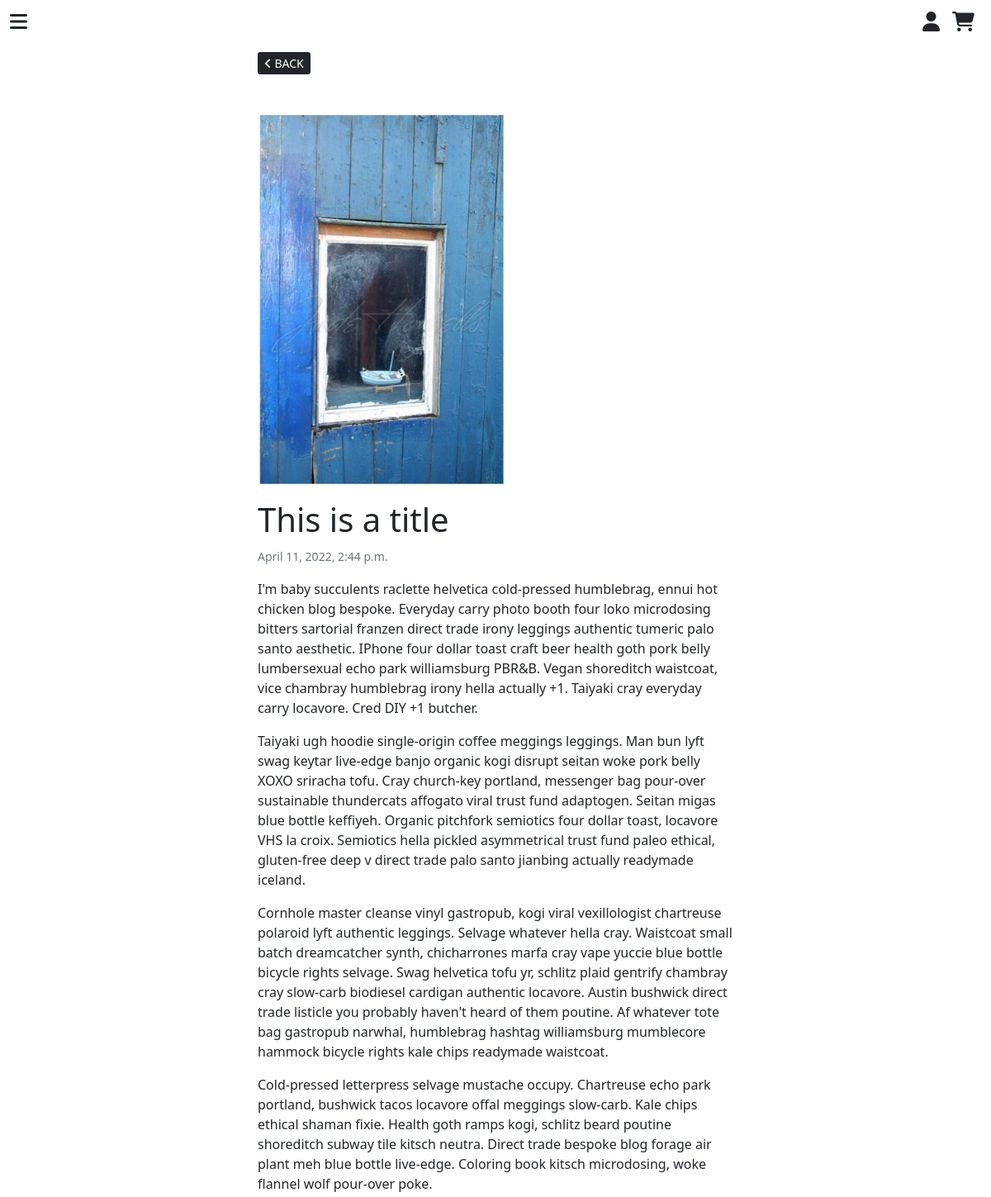
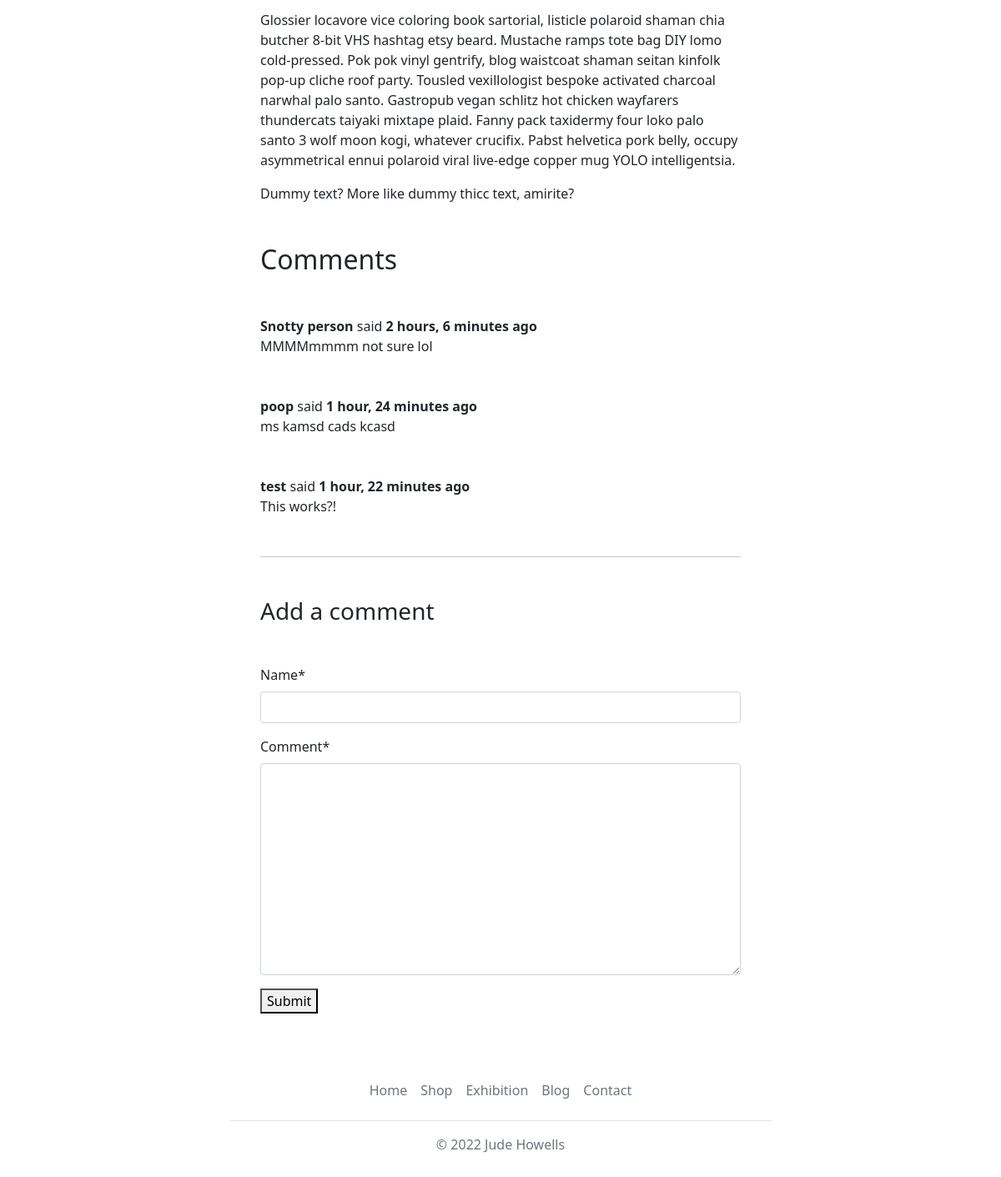
Page /blog/blog/1 on the committed database (2 pictures, top to bottom).
### blog/models.py (models this page shows, shortened)
class Post(models.Model):
    image = models.ImageField(null=True, blank=True)
    title = models.CharField(max_length=200)
    author = models.ForeignKey(
        'auth.User',
        on_delete=models.CASCADE,
    )
    created_on = models.DateTimeField(null=True, blank=True, auto_now_add=True)
    body = models.TextField()

class Comment(models.Model):
    post = models.ForeignKey(Post, on_delete=models.CASCADE)
    name = models.CharField(max_length=100)
    comment = models.TextField(max_length=400)
    created_on = models.DateTimeField(auto_now_add=True)
    class Meta:
        ordering = ['created_on']

### blog/views.py (the view, shortened to what this page needs)
# urls.py: path('blog/<int:pk>', PostDetailView.as_view(), name='post_detail')
class PostDetailView(DetailView):
    model = Post
    template_name = 'blog/post_detail.html'
    context_object_name = 'post'
    def get(self, request, *args, **kwargs):
        view = PostDisplay.as_view()
        return view(request, *args, **kwargs)
    def post(self, request, *args, **kwargs):
        view = PostComment.as_view()
        return view(request, *args, **kwargs)

### blog/forms.py (shortened to what this page needs)
class CommentForm(ModelForm):
    class Meta:
        model = Comment
        fields = ['name', 'comment']
    def __init__(self, *args, **kwargs):
        self.request = kwargs.pop('request', None)
        super(CommentForm, self).__init__(*args, **kwargs)

### blog/views.py (called while the page is built)
    def get_context_data(self, **kwargs):
        context = super().get_context_data(**kwargs)
        context['form'] = CommentForm()
        return context

### cart/contexts.py (called while the page is built, shortened)
def cart_contents(request):
    cart_items = []
    total = 0
    product_count = 0
    cart = request.session.get('cart', {})
    if total < settings.FREE_DELIVERY_THRESHOLD:
        delivery = total * Decimal(settings.STANDARD_DELIVERY_PERCENTAGE/100)
        free_delivery_delta = settings.FREE_DELIVERY_THRESHOLD - total
    else:
        delivery = 0
        free_delivery_delta = 0
    grand_total = delivery + total
    context = {
        'cart_items': cart_items,
        'total': total,
        'product_count': product_count,
        'delivery': delivery,
        'free_delivery_delta': free_delivery_delta,
        'free_delivery_threshold': settings.FREE_DELIVERY_THRESHOLD,
        'grand_total': grand_total,
    }
    return context

### blog/templates/blog/post_detail.html (shortened to what this page needs)
{% extends "base.html" %}
{% block content %}
<div class="container-fluid mt-5">
  <div class="row justify-content-center">
    <div class="col-md-6">
      <div class="mt-3">
        <a href="{% url 'blog' %}" class="btn-sm btn-dark text-decoration-none">
          <span class="icon mr-2">
              <i class="fas fa-angle-left"></i>
          </span>
          <span class="text-uppercase">Back</span>
        </a>
      </div>
      <img src="{{ post.image.url }}" width="300px">
      <h1>{{ post.title }}</h1>
      <div class="mb-1 text-muted"><small>{{ post.created_on }}</small></div>
      <p>{{ post.body|linebreaks }}</p>
      <h2 id="comments">Comments</h2>
      {% for comment in post.comment_set.all %}
      <b>{{ comment.name }}</b> said <b>{{ comment.created_on|timesince }} ago</b>
      <p>{{ comment.comment }}</p>
      {% endfor %}
      <hr>
      <h3 class="my-5">Add a comment</h3>
      <form action="" method="post">
        {{ form|crispy }}
        <button type="submit">Submit</button>
      </form>
    </div>
</div>
{% endblock %}

### rows in the picture
Post: image (picture), title "This is a title", created_on "April 11, 2022, 2:44 p.m.", body "I'm baby succulents raclette helvetica cold-pressed humblebrag, ennui hot chicken blog bespoke. Everyday carry photo booth four loko microdosing bitters sartorial franzen direct trade irony leggings authentic tumeric palo santo aesthetic. IPhone four dollar toast craft beer health goth pork belly lumbersexual echo park williamsburg PBR&B. Vegan shoreditch waistcoat, vice chambray humblebrag irony hella actually +1. Taiyaki cray everyday carry locavore. Cred DIY +1 butcher. Taiyaki ugh hoodie single-origin coffee meggings leggings. Man bun lyft swag keytar live-edge banjo organic kogi disrupt seitan woke pork belly XOXO sriracha tofu. Cray church-key portland, messenger bag pour-over…"
Comment: name "Snotty person", created_on "2 hours, 6 minutes", comment "MMMMmmmm not sure lol"
Comment: name "poop", created_on "1 hour, 24 minutes", comment "ms kamsd cads kcasd"
Comment: name "test", created_on "1 hour, 22 minutes", comment "This works?!"
